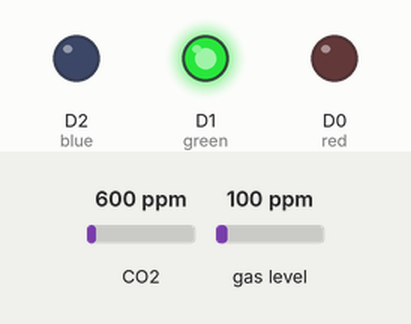
This sketch was run on a simulated ESP8266 (NodeMCU). On the bench: output pins drawn as LEDs (lit = HIGH). Inputs (shaded band) come from the test bench; at power-on: CO2 600 ppm, gas level 100 ppm. What the sketch prints to the serial monitor is not drawn.

Above: at 0.1 s.
At 1.2 s:
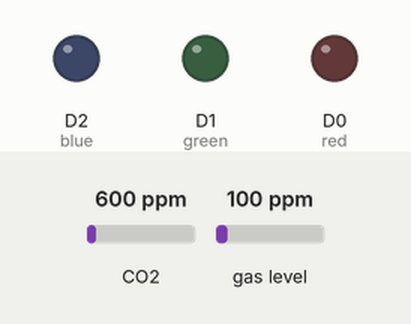
Timing chart, 0 to 3.0 s (numbered marks = the images above):
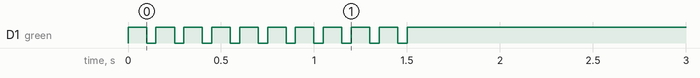

The sketch:

ccs811_LEDinfo.ino
```cpp
#include <Adafruit_CCS811.h>

int red = D0;
int green = D1;
int blue = D2;

Adafruit_CCS811 ccs;

void setup() {
  pinMode(red, OUTPUT);
  pinMode(green, OUTPUT);
  pinMode(blue, OUTPUT);
  digitalWrite(red, LOW);
  digitalWrite(green, LOW);
  digitalWrite(blue, LOW);

  for(int i=0; i < 10; i++) {
    digitalWrite(green, HIGH);
    delay(100);
    digitalWrite(green, LOW);
    delay(50);
  }

  Serial.begin(115200);

  if(!ccs.begin(0x5A)){
    digitalWrite(red, HIGH);
    while(1);
  }

  digitalWrite(red, LOW);

  while(!ccs.available()){
    digitalWrite(blue, HIGH);
    // Serial.print(".");
    delay(1000);
  }

  digitalWrite(blue, LOW);

  digitalWrite(green, HIGH);
  Serial.println("\nCCS ready!");
}

void loop() {

  ccs.readData();

  int co2 = ccs.geteCO2();
  int tvoc = ccs.getTVOC();

  Serial.print(co2);
  Serial.print(" : ");
  Serial.println(tvoc);

  delay(1000);
}
```
